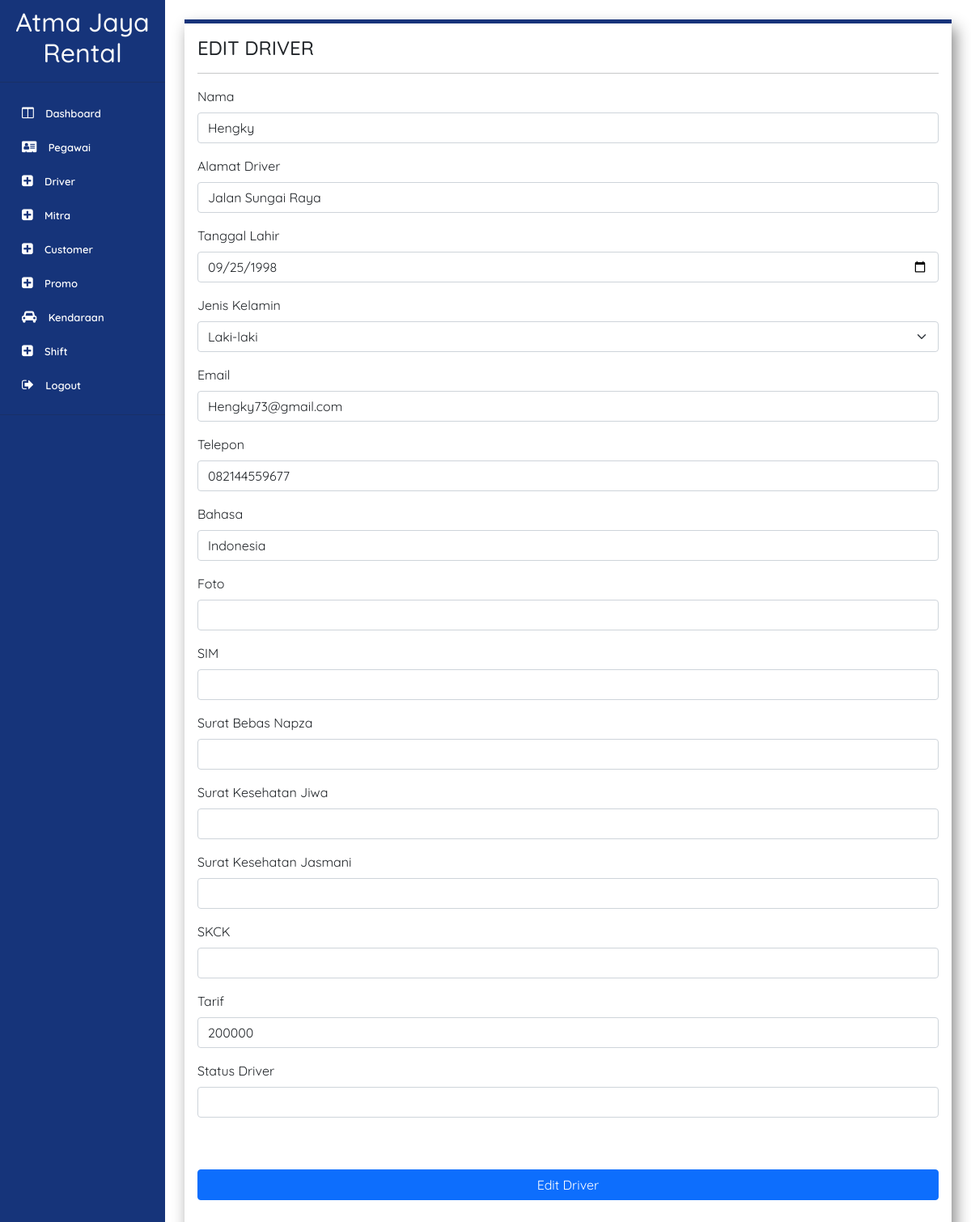
Page /page/editDriverPage.php?id=7868 (signed in) on the committed database.
### tables this page shows
CREATE TABLE `driver` (
  `ID_DRIVER` bigint(3) UNSIGNED ZEROFILL NOT NULL,
  `NAMA_DRIVER` varchar(100) DEFAULT NULL,
  `ALAMAT_DRIVER` varchar(100) DEFAULT NULL,
  `TANGGAL_LAHIR_DRIVER` date DEFAULT NULL,
  `JENIS_KELAMIN_DRIVER` varchar(100) DEFAULT NULL,
  `EMAIL_DRIVER` varchar(100) DEFAULT NULL,
  `PASSWORD_DRIVER` varchar(150) NOT NULL,
  `NO_TELP_DRIVER` char(15) DEFAULT NULL,
  `BAHASA_DRIVER` varchar(50) DEFAULT NULL,
  `SIM_DRIVER` char(100) DEFAULT NULL,
  `SURAT_NAPZA` varchar(255) NOT NULL,
  `SURAT_KEJIWAAN` varchar(255) NOT NULL,
  `SURAT_JASMANI` varchar(255) NOT NULL,
  `SKCK` varchar(255) NOT NULL,
  `FOTO_DRIVER` varchar(255) DEFAULT NULL,
  `TARIF_DRIVER` float NOT NULL,
  `RATING_RATAAN` decimal(3,0) NOT NULL,
  `STATUS_DRIVER` varchar(20) NOT NULL,
  `NOMOR_DRIVER` varchar(10) NOT NULL
);

### page/editDriverPage.php (the view, shortened to what this page needs)
<?php
 include '../component/sidebarAdmin.php';
?>
<?php
  $id_driver = $_GET['id'];
  $driver = mysqli_query($con, "SELECT * FROM driver WHERE id_driver = '$id_driver'") or die(mysqli_error($con));
  $data = mysqli_fetch_array($driver);
echo'
<!doctype html>
<html lang="en">
  <head>
    <link href="https://cdn.jsdelivr.net/npm/bootstrap@5.0.2/dist/css/bootstrap.min.css" rel="stylesheet">
    <link href="style.css" rel="stylesheet">
  </head>
 <div class="container p-3 m-4 h-100" style="background-color: #FFFFFF; border-top: 5px solid #17337A;  box-shadow: 5px 10px 18px #888888;" >
    <h4 >EDIT DRIVER</h4>
    <hr>
    <form action="../process/editDriverProcess.php?id='.$data[0].'" method="post">
    <div class="mb-3">
          <label for="exampleInputEmail1" class="form-label">Nama</label>
          <input class="form-control" id="nama_driver" required name="nama_driver" aria-describedby="emailHelp" value = "'.$data[1].'">
    </div>
    <div class="mb-3">
          <label for="exampleInputEmail1" class="form-label">Alamat Driver</label>
          <input class="form-control" id="alamat_driver" required name="alamat_driver" aria-describedby="emailHelp" value = "'.$data[2].'">
    </div>
    <div class="mb-3">
          <label for="exampleInputEmail1" class="form-label">Tanggal Lahir</label>
          <input type="date" class="form-control" id="tanggal_lahir_driver" required name="tanggal_lahir_driver" aria-describedby="emailHelp" value = "'.$data[3].'">
    </div>
    <div class="mb-3">
        <label for="exampleInputEmail1" class="form-label">Jenis Kelamin</label>
        <select class="form-select" aria-label="Default select example" name="jenis_kelamin_driver" id="jenis_kelamin_driver" value = "'.$data[4].'">
        <option value="Laki-laki">Laki-laki</option>
        </select>
    </div>
    <div class="mb-3">
          <label for="exampleInputEmail1" class="form-label">Email</label>
          <input type="email" class="form-control" id="email_driver" required name="email_driver" aria-describedby="emailHelp" value = "'.$data[5].'">
    </div>
    <div class="mb-3">
          <label for="exampleInputEmail1" class="form-label">Telepon</label>
          <input class="form-control" id="no_telp_driver" required name="no_telp_driver" aria-describedby="emailHelp" value = "'.$data[7].'">
    </div>
    <div class="mb-3">
          <label for="exampleInputEmail1" class="form-label">Bahasa</label>
          <input class="form-control" id="bahasa_driver" required name="bahasa_driver" aria-describedby="emailHelp" value = "'.$data[8].'">
    </div>
    <div class="mb-3">
          <label for="exampleInputEmail1" class="form-label">Foto</label>
          <input class="form-control" id="sim_driver" name="sim_driver" aria-describedby="emailHelp" value = "'.$data[9].'">
    </div>
    <div class="mb-3">
          <label for="exampleInputEmail1" class="form-label">SIM</label>
          <input class="form-control" id="surat_napza" name="surat_napza" aria-describedby="emailHelp" value = "'.$data[10].'">
    </div>
    <div class="mb-3">
          <label for="exampleInputEmail1" class="form-label">Surat Bebas Napza</label>
          <input class="form-control" id="surat_kejiwaan" name="surat_kejiwaan" aria-describedby="emailHelp" value = "'.$data[11].'">
    </div>
    <div class="mb-3">
          <label for="exampleInputEmail1" class="form-label">Surat Kesehatan Jiwa</label>
          <input class="form-control" id="surat_jasmani" name="surat_jasmani" aria-describedby="emailHelp" value = "'.$data[12].'">
    </div>
    <div class="mb-3">
          <label for="exampleInputEmail1" class="form-label">Surat Kesehatan Jasmani</label>
          <input class="form-control" id="skck" name="skck" aria-describedby="emailHelp"value = "'.$data[13].'">
    </div>
    <div class="mb-3">
          <label for="exampleInputEmail1" class="form-label">SKCK</label>
          <input class="form-control" id="foto_driver" name="foto_driver" aria-describedby="emailHelp" value = "'.$data[14].'">
    </div>
    <div class="mb-3">
          <label for="exampleInputEmail1" class="form-label">Tarif</label>
          <input class="form-control" id="tarif_driver" name="tarif_driver" aria-describedby="emailHelp" value = "'.$data[15].'">
    </div>
    <div class="mb-3">
          <label for="exampleInputEmail1" class="form-label">Status Driver</label>
          <input class="form-control" id="status_driver" name="status_driver" aria-describedby="emailHelp" value = "'.$data[17].'">
    </div>
          <br><br>
        <div class="d-grid gap-2">
            <button type="submit" class="btn btn-primary" name="editDriver">Edit Driver</button>
        </div>
        <br>
 </form>
 </div>
 </aside>
</body>
</html>
  '
?>

### style/style.css (style rules this page uses)
* { font-family: 'Quicksand', sans-serif; }

### component/sidebarAdmin.php (style rules this page uses)
* { font-family: "Quicksand", sans-serif; }

### rows in the picture
driver: nama_driver "Hengky", alamat_driver "Jalan Sungai Raya", tanggal_lahir_driver "09/25/1998", jenis_kelamin_driver "Laki-laki", email_driver "Hengky73@gmail.com", no_telp_driver "082144559677", bahasa_driver "Indonesia", tarif_driver "200000"
